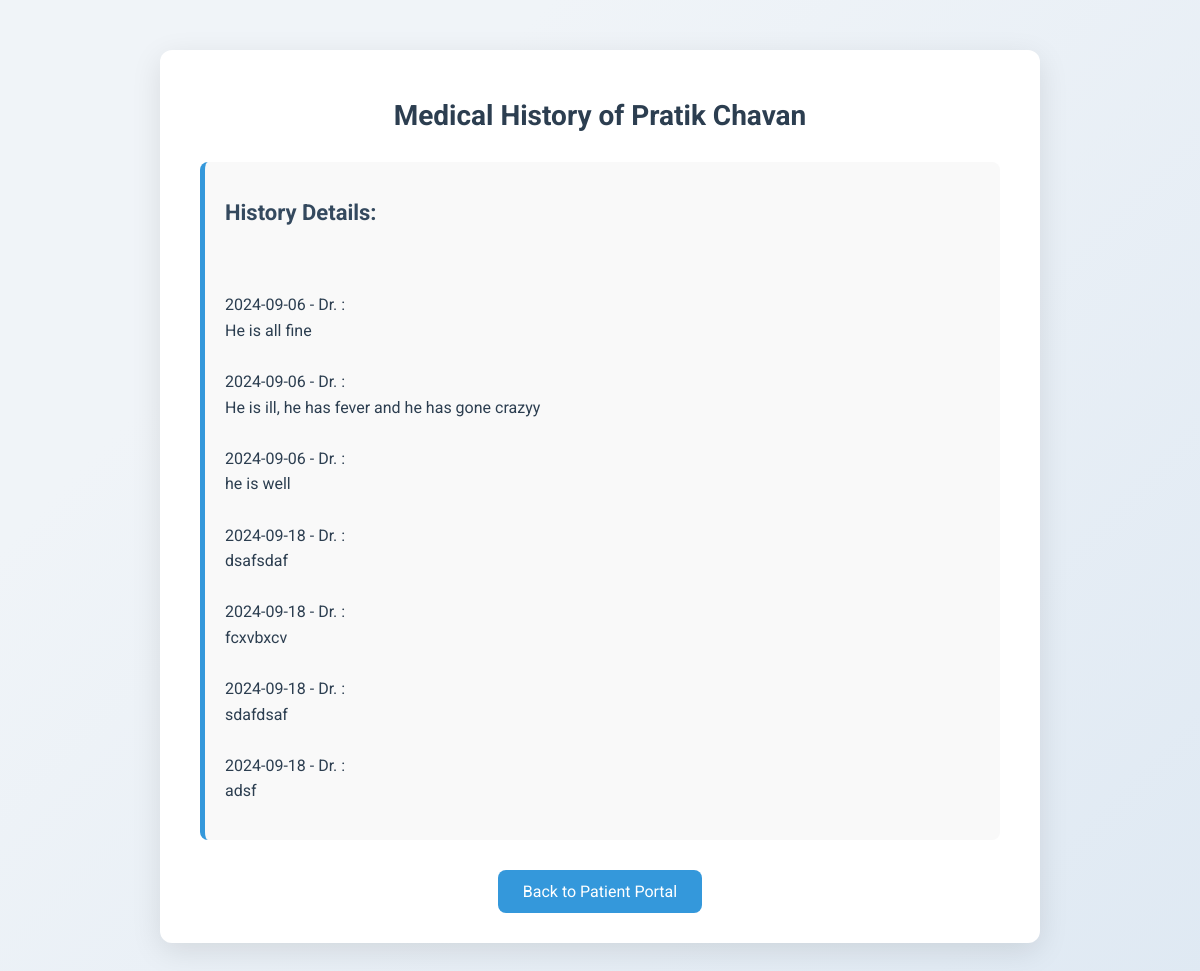
Page /view_medical_history.php?patient_id=1 (signed in) on the committed database.
### tables this page shows
CREATE TABLE `patients` (
  `id` int NOT NULL,
  `user_id` int NOT NULL,
  `full_name` varchar(100) NOT NULL,
  `date_of_birth` date DEFAULT NULL,
  `created_at` timestamp NULL DEFAULT CURRENT_TIMESTAMP,
  `medical_history` text,
  `prescription` varchar(255) DEFAULT NULL,
  `phone` varchar(20) DEFAULT NULL,
  `city` varchar(20) DEFAULT NULL
);

### view_medical_history.php (the view, shortened to what this page needs)
<?php
include 'config.php';
$patient_id = $_GET['patient_id'] ?? null;
$stmt = $pdo->prepare("SELECT full_name, medical_history FROM patients WHERE id = ?");
$stmt->execute([$patient_id]);
$patient = $stmt->fetch();
?>
<!DOCTYPE html>
<html lang="en">
<head>
</head>
<body>
    <div class="container">
        <h1>Medical History of <?php echo htmlspecialchars($patient['full_name']); ?></h1>
        <div class="medical-history">
            <h2>History Details:</h2>
            <p><?php echo nl2br(htmlspecialchars($patient['medical_history'])); ?></p>
        </div>
        <div class="back-link">
            <a href="patient_portal.php">Back to Patient Portal</a>
        </div>
    </div>
</body>
</html>

### view_medical_history.php (style rules this page uses)
body { font-family: 'Roboto', sans-serif; background-image: linear-gradient(135deg, #f0f4f8 25%, #dfe9f3 100%); margin: 0; padding: 0; overflow-x: hidden; }
.container { max-width: 800px; margin: 50px auto; padding: 30px 40px; background-color: #ffffff; border-radius: 12px; box-shadow: 0 8px 30px rgba(0, 0, 0, 0.1); animation: fadeIn 0.8s ease; }
h1 { text-align: center; color: #2c3e50; margin-bottom: 30px; font-size: 28px; animation: slideDown 0.8s ease; }
.medical-history { padding: 20px; background-color: #f9f9f9; border-radius: 8px; border-left: 5px solid #3498db; animation: fadeInContent 1s ease; }
h2 { color: #34495e; font-size: 22px; margin-bottom: 15px; }
p { color: #2c3e50; line-height: 1.6; font-size: 16px; }
.back-link { text-align: center; margin-top: 30px; }
.back-link a { display: inline-block; padding: 12px 25px; background-color: #3498db; color: #fff; text-decoration: none; border-radius: 8px; font-size: 16px; transition: background-color 0.3s, transform 0.1s; }

### rows in the picture
patients: full_name "Pratik Chavan", medical_history "2024-09-06 - Dr. : He is all fine 2024-09-06 - Dr. : He is ill, he has fever and he has gone crazyy 2024-09-06 - Dr. : he is well 2024-09-18 - Dr. : dsafsdaf 2024-09-18 - Dr. : fcxvbxcv 2024-09-18 - Dr. : sdafdsaf 2024-09-18 - Dr. : adsf"
